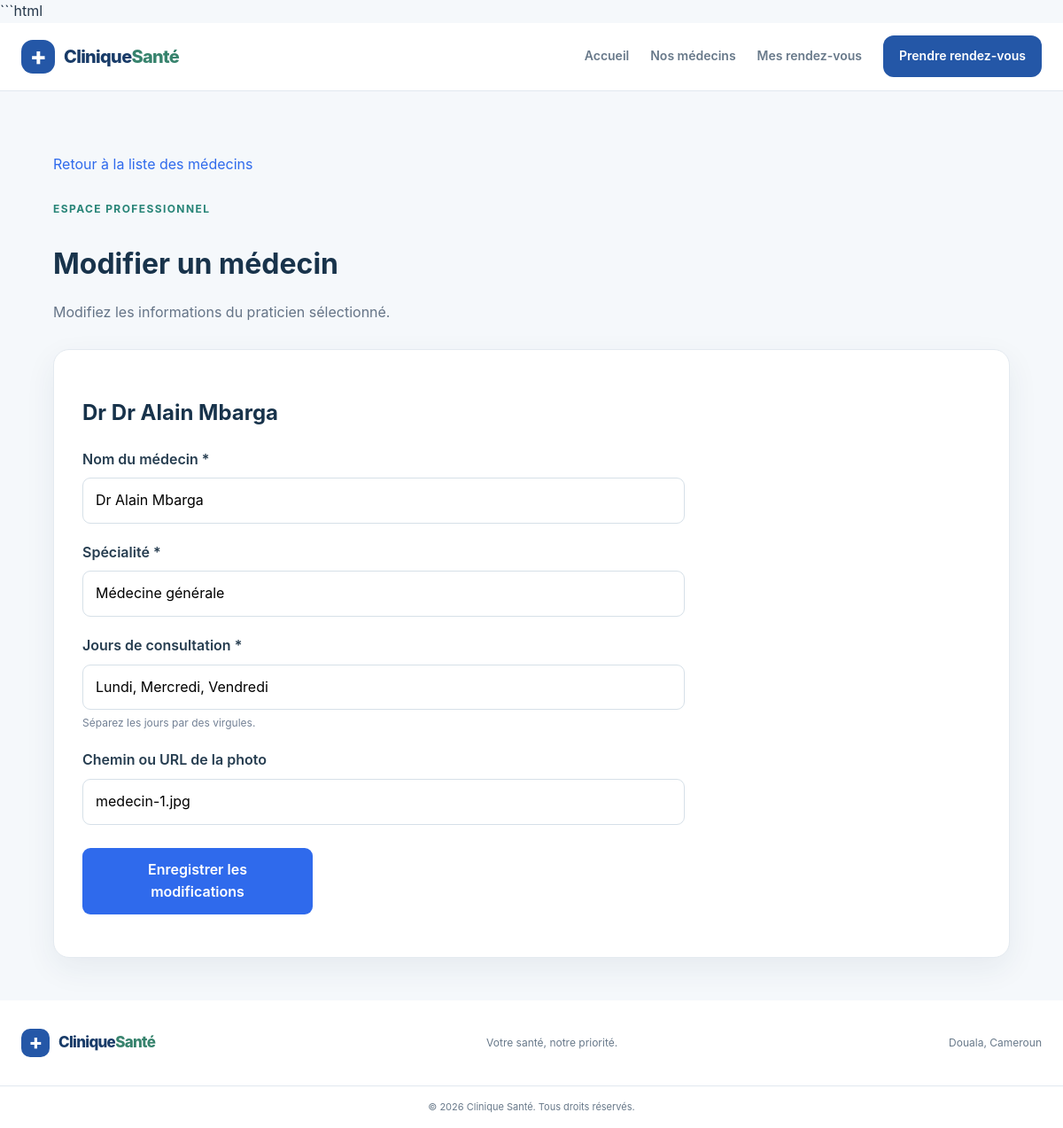
/admin/medecins/1/modifier (signed in), run on the app's committed database.
### tables this page shows
CREATE TABLE medecins (
    id INTEGER PRIMARY KEY AUTOINCREMENT,
    nom TEXT NOT NULL,
    specialite TEXT NOT NULL,
    photo TEXT,
    jours_consultation TEXT NOT NULL
);

### app.py (the view, shortened to what this page needs)
@app.route("/admin/medecins/<int:medecin_id>/modifier", methods=["GET", "POST"])
@administrateur_requis
def modifier_medecin(medecin_id):
    connexion = get_db()
    medecin = connexion.execute(
        """
        SELECT id, nom, specialite, photo, jours_consultation
        FROM medecins
        WHERE id = ?
        """,
        (medecin_id,),
    ).fetchone()
    if medecin is None:
        abort(404)
    erreur = None
    confirmation = None
    return render_template(
        "admin/modifier_medecin.html",
        medecin=medecin,
        erreur=erreur,
    )

### app.py (called while the page is built)
def administrateur_requis(fonction):
    @wraps(fonction)
    def fonction_protegee(*args, **kwargs):
        if "administrateur_id" not in session:
            return redirect(url_for("connexion_admin"))
        return fonction(*args, **kwargs)
    return fonction_protegee

@app.teardown_appcontext
def fermer_connexion(exception=None):
    connexion = g.pop("connexion", None)
    if connexion is not None:
        connexion.close()

### database/db.py (called while the page is built)
def get_db():
    if "connexion" not in g:
        g.connexion = sqlite3.connect(CHEMIN_BASE)
        g.connexion.row_factory = sqlite3.Row
        g.connexion.execute("PRAGMA foreign_keys = ON")
    return g.connexion

### templates/admin/modifier_medecin.html (shortened to what this page needs)
{% extends "base.html" %}
{% block content %}
<section class="admin-dashboard">
    <a class="admin-back" href="{{ url_for('gestion_medecins') }}">
        Retour à la liste des médecins
    </a>
    <div class="admin-page-heading">
        <p class="admin-eyebrow">ESPACE PROFESSIONNEL</p>
        <h1>Modifier un médecin</h1>
        <p>Modifiez les informations du praticien sélectionné.</p>
    </div>
    <div class="admin-welcome-card admin-doctor-form-card">
        <h2>Dr {{ medecin.nom }}</h2>
        <form method="POST" action="{{ url_for('modifier_medecin', medecin_id=medecin.id) }}">
            <div class="admin-field">
                <label for="nom">Nom du médecin *</label>
                <input
                    type="text"
                    id="nom"
                    name="nom"
                    maxlength="100"
                    value="{{ request.form.get('nom', medecin.nom) }}"
                    required
                >
            </div>
            <div class="admin-field">
                <label for="specialite">Spécialité *</label>
                <input
                    type="text"
                    id="specialite"
                    name="specialite"
                    maxlength="100"
                    value="{{ request.form.get('specialite', medecin.specialite) }}"
                    required
                >
            </div>
            <div class="admin-field">
                <label for="jours_consultation">Jours de consultation *</label>
                <input
                    type="text"
                    id="jours_consultation"
                    name="jours_consultation"
                    maxlength="150"
                    value="{{ request.form.get('jours_consultation', medecin.jours_consultation) }}"
                    required
                >
                <span class="admin-cell-secondary">
                    Séparez les jours par des virgules.
                </span>
            </div>
            <div class="admin-field">
                <label for="photo">Chemin ou URL de la photo</label>
                <input
                    type="text"
                    id="photo"
                    name="photo"
                    maxlength="255"
                    value="{{ request.form.get('photo', medecin.photo or '') }}"
                >
            </div>
            <button class="admin-submit" type="submit">
                Enregistrer les modifications
            </button>
        </form>
    </div>
</section>
{% endblock %}

### data on the page
medecins: nom "Dr Alain Mbarga", specialite "Médecine générale", jours_consultation "Lundi, Mercredi, Vendredi", photo "medecin-1.jpg"
